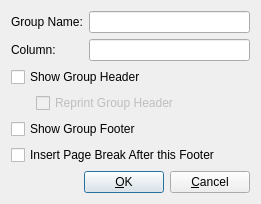
<ui version="4.0" >
 <author></author>
 <comment> * OpenRPT report writer and rendering engine
 * Copyright (C) 2001-2012 by OpenMFG, LLC
 *
 * This library is free software; you can redistribute it and/or
 * modify it under the terms of the GNU Lesser General Public
 * License as published by the Free Software Foundation; either
 * version 2.1 of the License, or (at your option) any later version.
 *
 * This library is distributed in the hope that it will be useful,
 * but WITHOUT ANY WARRANTY; without even the implied warranty of
 * MERCHANTABILITY or FITNESS FOR A PARTICULAR PURPOSE. See the GNU
 * Lesser General Public License for more details.
 *
 * You should have received a copy of the GNU Lesser General Public
 * License along with this library; if not, write to the Free Software
 * Foundation, Inc., 59 Temple Place, Suite 330, Boston, MA 02111-1307 USA
 * Please contact info@openmfg.com with any questions on this license.</comment>
 <exportmacro></exportmacro>
 <class>DetailGroupSectionDialog</class>
 <widget class="QDialog" name="DetailGroupSectionDialog" >
  <property name="geometry" >
   <rect>
    <x>0</x>
    <y>0</y>
    <width>261</width>
    <height>204</height>
   </rect>
  </property>
  <property name="windowTitle" >
   <string>Group Section Editor</string>
  </property>
  <layout class="QVBoxLayout" >
   <property name="margin" >
    <number>11</number>
   </property>
   <property name="spacing" >
    <number>6</number>
   </property>
   <item>
    <layout class="QGridLayout" >
     <property name="margin" >
      <number>0</number>
     </property>
     <property name="spacing" >
      <number>6</number>
     </property>
     <item row="0" column="1" >
      <widget class="QLineEdit" name="tbName" />
     </item>
     <item row="1" column="0" >
      <widget class="QLabel" name="lblColumn" >
       <property name="text" >
        <string>Column:</string>
       </property>
      </widget>
     </item>
     <item row="0" column="0" >
      <widget class="QLabel" name="lblName" >
       <property name="text" >
        <string>Group Name:</string>
       </property>
      </widget>
     </item>
     <item row="1" column="1" >
      <widget class="QLineEdit" name="tbColumn" />
     </item>
    </layout>
   </item>
   <item>
    <widget class="QCheckBox" name="cbHead" >
     <property name="text" >
      <string>Show Group Header</string>
     </property>
    </widget>
   </item>
   <item>
     <layout class="QVBoxLayout">
       <property name="leftMargin">
         <number>25</number>
       </property>
       <item>
         <widget class="QCheckBox" name="reprintGroupHeader" >
           <property name="text" >
            <string>Reprint Group Header</string>
           </property>
           <property name="enabled">
             <bool>false</bool>
           </property>
          </widget>
        </item>
     </layout>
   </item>
   <item>
    <widget class="QCheckBox" name="cbFoot" >
     <property name="text" >
      <string>Show Group Footer</string>
     </property>
    </widget>
   </item>
   <item>
    <widget class="QCheckBox" name="breakAfterFooter" >
     <property name="text" >
      <string>Insert Page Break After this Footer</string>
     </property>
    </widget>
   </item>
   <item>
    <spacer>
     <property name="orientation" >
      <enum>Qt::Vertical</enum>
     </property>
     <property name="sizeType" >
      <enum>QSizePolicy::Expanding</enum>
     </property>
     <property name="sizeHint" >
      <size>
       <width>20</width>
       <height>20</height>
      </size>
     </property>
    </spacer>
   </item>
   <item>
    <layout class="QHBoxLayout" >
     <property name="margin" >
      <number>0</number>
     </property>
     <property name="spacing" >
      <number>6</number>
     </property>
     <item>
      <spacer>
       <property name="orientation" >
        <enum>Qt::Horizontal</enum>
       </property>
       <property name="sizeType" >
        <enum>QSizePolicy::Expanding</enum>
       </property>
       <property name="sizeHint" >
        <size>
         <width>40</width>
         <height>20</height>
        </size>
       </property>
      </spacer>
     </item>
     <item>
      <widget class="QPushButton" name="btnOk" >
       <property name="text" >
        <string>&amp;OK</string>
       </property>
       <property name="autoDefault" >
        <bool>true</bool>
       </property>
       <property name="default" >
        <bool>true</bool>
       </property>
      </widget>
     </item>
     <item>
      <widget class="QPushButton" name="bntCancel" >
       <property name="text" >
        <string>&amp;Cancel</string>
       </property>
      </widget>
     </item>
    </layout>
   </item>
  </layout>
 </widget>
 <layoutdefault spacing="6" margin="11" />
 <tabstops>
  <tabstop>tbName</tabstop>
  <tabstop>tbColumn</tabstop>
  <tabstop>cbHead</tabstop>
  <tabstop>reprintGroupHeader</tabstop>
  <tabstop>cbFoot</tabstop>
  <tabstop>breakAfterFooter</tabstop>
  <tabstop>btnOk</tabstop>
  <tabstop>bntCancel</tabstop>
 </tabstops>
 <resources/>
 <connections>
  <connection>
   <sender>btnOk</sender>
   <signal>clicked()</signal>
   <receiver>DetailGroupSectionDialog</receiver>
   <slot>accept()</slot>
   <hints>
    <hint type="sourcelabel" >
     <x>20</x>
     <y>20</y>
    </hint>
    <hint type="destinationlabel" >
     <x>20</x>
     <y>20</y>
    </hint>
   </hints>
  </connection>
  <connection>
   <sender>bntCancel</sender>
   <signal>clicked()</signal>
   <receiver>DetailGroupSectionDialog</receiver>
   <slot>reject()</slot>
   <hints>
    <hint type="sourcelabel" >
     <x>20</x>
     <y>20</y>
    </hint>
    <hint type="destinationlabel" >
     <x>20</x>
     <y>20</y>
    </hint>
   </hints>
  </connection>
 </connections>
</ui>
